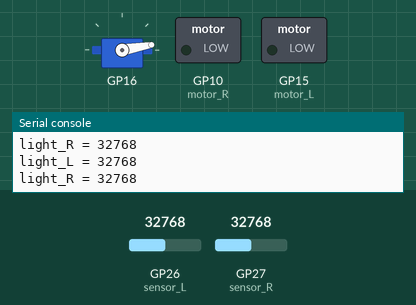
This program was run on a simulated Raspberry Pi Pico running MicroPython. On the bench: servo, switched loads named in the program (green lamp = pin HIGH), the last lines printed to the serial console. Inputs (shaded band) come from the test bench; at power-on: GP26 (sensor_L) = 32768, GP27 (sensor_R) = 32768 (analog values on the 0–65535 scale). Threads take turns every 2 ms.

Above: at 3.2 s.
3.3 s: GP26 (sensor_L) set to 38688
4.8 s: GP26 (sensor_L) set to 40432
At 5.15 s:
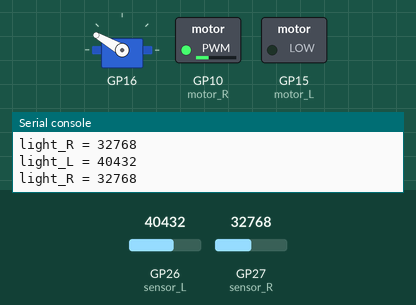
7.8 s: GP27 (sensor_R) set to 38784
10.8 s: GP27 (sensor_R) set to 39920
At 11.23 s:
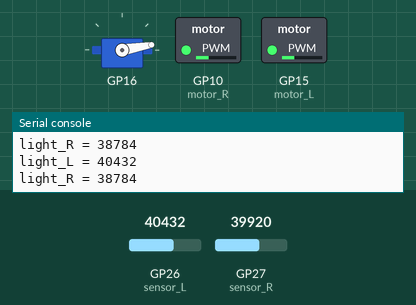
13.8 s: GP26 (sensor_L) set to 45874
At 14.97 s:
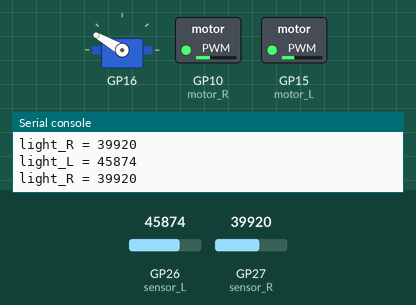
16.8 s: GP27 (sensor_R) set to 32767
At 17.35 s:
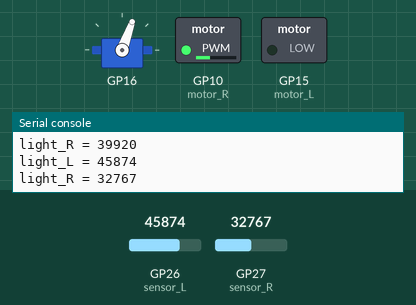
Timing chart, 0 to 20.8 s (numbered marks = the images above; inputs shaded):
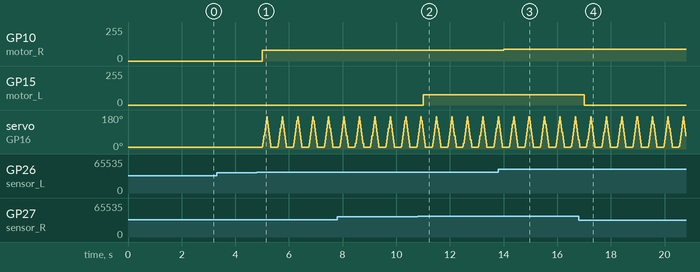

The program:

phototransistors_driven_motors_servo_threading.py
```python
from machine import Pin, ADC, PWM
from servo import Servo
import utime
import _thread

utime.sleep(1)

class Shared:
    min_max_value = (0, 65535) # pico u16 range
    sample_delay = 0.25 # delay for tuning overall response [s]

    ### servo setup (with micropython-servo package)
    ## defaults: Servo(min_us=544.0, max_us=2400.0 ,min_deg=0.0, max_deg=180.0, freq=50)
    servo = Servo(pin_id=16, min_us=1000.0, max_us=2000.0, min_deg=-90.0, max_deg=90.0, freq=50)
    min_max_degs = (-80.0, 80.0) # rotation range [deg]
    servo_delay = 0.005 # delay between 5deg rotation [s]
    servo.write(min_max_degs[0]) # initial position min rotation

    ### phototransistor setup
    sensor_L = ADC(26) # A0 (left sensor)
    sensor_R = ADC(27) # A1 (right sensor)
    th_value = 0.6 # threshold value [0.0, 1.0] for sensitivity
    # checking accepted limits
    if th_value > 1.0:
        th_value = 1.0
    elif th_value < 0.0:
        th_value = 0.0
    # scaling threshold to u16
    threshold = int(th_value * (min_max_value[1] - min_max_value[0]))

    @classmethod
    def read_sensor_L(cls):
        # reads the u16 value from the left phototransistor
        return cls.sensor_L.read_u16()

    @classmethod
    def read_sensor_R(cls):
        # reads the u16 value from the right phototransistor
        return cls.sensor_R.read_u16()

    @classmethod
    def read_servo(cls):
        # returns the last set degs from the servo
        return cls.servo.read()

    @classmethod
    def write_servo(cls, deg):
        # sets degrees to servo
        cls.servo.write(deg)

def servo_thread():
    try:
        while True:
            # if enough light is sensed at any sensor, the servo rotates once back and forth
            light_L = Shared.read_sensor_L()
            light_R = Shared.read_sensor_R()
            print("light_L = %d" % light_L)
            print("light_R = %d" % light_R)
            max_light = max(light_L, light_R)
            if max_light >= Shared.threshold:
                i = Shared.read_servo()
                while i < Shared.min_max_degs[1]: # rotates servo +5deg at a time until max rotation
                    i += 5
                    Shared.write_servo(i)
                    utime.sleep(Shared.servo_delay)
                while i > Shared.min_max_degs[0]: # rotates servo -5deg at a time until min rotation
                    i -= 5
                    Shared.write_servo(i)
                    utime.sleep(Shared.servo_delay)
            utime.sleep(Shared.sample_delay)

    except KeyboardInterrupt:
        print("Stopping the program")
        Shared.write_servo(Shared.min_max_degs[0]) # finally min rotation
        utime.sleep(1)

def motor_thread(motor_L, motor_R, speed_factor):
    try:
        while True:
            # if enough light sensed at left sensor, right motor rotates (and vice versa)
            # motor speed is based on the intensity of the light
            light_L = Shared.read_sensor_L()
            light_R = Shared.read_sensor_R()
            if light_L >= Shared.threshold:
                motor_R.duty_u16(int(speed_factor * light_L))
            else:
                motor_R.duty_u16(0)
            if light_R >= Shared.threshold:
                motor_L.duty_u16(int(speed_factor * light_R))
            else:
                motor_L.duty_u16(0)
            utime.sleep(Shared.sample_delay)

    except KeyboardInterrupt:
        motor_L.duty_u16(0)
        motor_R.duty_u16(0)
        utime.sleep(1)

### motors setup
motor_L = PWM(Pin(15))
motor_R = PWM(Pin(10))
motor_L.freq(50) # [Hz]
motor_R.freq(50) # [Hz]
speed_factor = 0.5 # scale factor for motor speed tuning [0.0, 1.0]
# checking accepted limits
if speed_factor > 1.0:
    speed_factor = 1.0
elif speed_factor < 0.0:
    speed_factor = 0.0

utime.sleep(1)

Shared.write_servo(Shared.min_max_degs[0])

### start servo thread on core 1
core1_thread = _thread.start_new_thread(servo_thread, ())

### main thread on core 0
motor_thread(motor_L, motor_R, speed_factor)
```

Measured:
- the behaviour switches between 39312 and 39328 on GP26 (sensor_L) (found by bisection; images 0 and 1)
- the behaviour switches between 39312 and 39328 on GP27 (sensor_R) (found by bisection; images 1 and 2)
- after the input at 4.8 s, GP10 (motor_R): 0/255 → 79/255 after 0.20 s; servo on GP16: 10° → 15° after 0.21 s, then repeats every 0.58 s: 30° 0.02 s, 50° 0.02 s, 70° 0.02 s, 90° 0.02 s, 110° 0.02 s, 130° 0.02 s, 150° 0.02 s, 170° 0.02 s, 150° 0.02 s, 130° 0.02 s, 110° 0.02 s, 90° 0.02 s, 70° 0.02 s, 50° 0.02 s, 30° 0.02 s, 10° 0.26 s, 15° 0.02 s
- after the input at 10.8 s, GP15 (motor_L): 0/255 → 78/255 after 0.21 s
- after the input at 13.8 s, GP10 (motor_R): 79/255 → 89/255 after 0.21 s
- after the input at 16.8 s, GP15 (motor_L): 78/255 → 0/255 after 0.21 s
